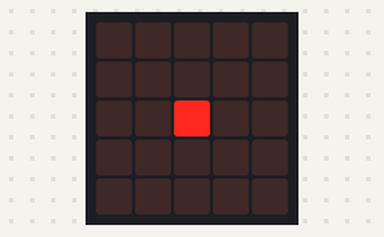
Recording of a program running on a simulated BBC micro:bit (MakeCode). Shown: the board's 5×5 LED display.

Above: at 0.1 s.
At 4.5 s:
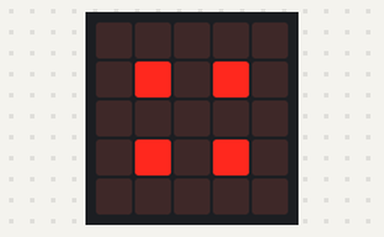
At 8.9 s:
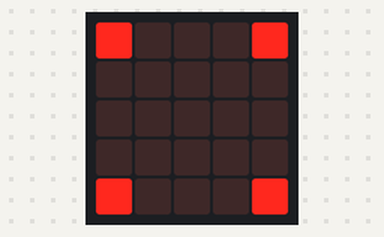
At 17.7 s:
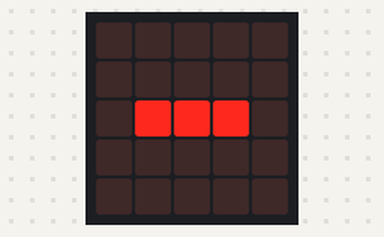
At 26.5 s:
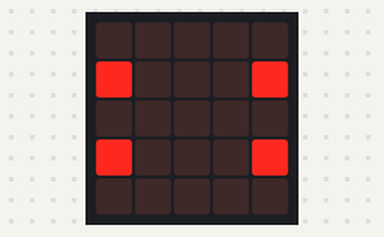
At 36.2 s:
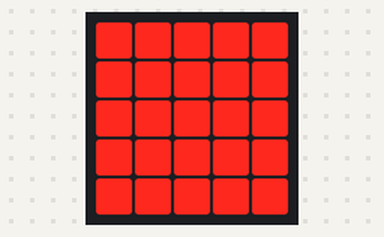

The program:

main.ts
```typescript
for (let index = 0; index < 10; index++) {
    basic.showLeds(`
        . . . . .
        . . . . .
        . . # . .
        . . . . .
        . . . . .
        `)
    basic.showLeds(`
        . . . . .
        . # . # .
        . . # . .
        . # . # .
        . . . . .
        `)
    basic.showLeds(`
        . . . . .
        . # . # .
        . . . . .
        . # . # .
        . . . . .
        `)
    basic.showLeds(`
        . . . . .
        # . . . #
        . . . . .
        # . . . #
        . . . . .
        `)
    basic.showLeds(`
        # . . . #
        . . . . .
        . . . . .
        . . . . .
        # . . . #
        `)
    basic.showLeds(`
        # # # # #
        # . . . #
        # . . . #
        # . . . #
        # # # # #
        `)
    basic.showLeds(`
        . . . . .
        . # # # .
        . . . . .
        . . . . .
        . . . . .
        `)
    basic.showLeds(`
        . . . . .
        . . . . .
        . . . . .
        . # # # .
        . . . . .
        `)
    basic.showLeds(`
        . . . . .
        . . . . .
        . # # # .
        . . . . .
        . . . . .
        `)
}
basic.forever(function () {
    for (let index = 0; index < 4; index++) {
        basic.showLeds(`
            # # # # #
            # # # # #
            # # # # #
            # # # # #
            # # # # #
            `)
        basic.showLeds(`
            # # # # #
            # . . . #
            # . . . #
            # . . . #
            # # # # #
            `)
        basic.showLeds(`
            . . . . .
            . . . . .
            . # # # .
            . . . . .
            . . . . .
            `)
        basic.showLeds(`
            . . . . .
            . . . . .
            . . . . .
            . # # # .
            . . . . .
            `)
        basic.showLeds(`
            . . . . .
            . # # # .
            . . . . .
            . . . . .
            . . . . .
            `)
    }
})
```

test.ts
```typescript
// 在這裡測試；當此封包作為擴充功能時，將不會編譯此內容。
```

Measured:
- what the display in image 1 shows lasts 0.4 s, from 4.4 s to 4.8 s
